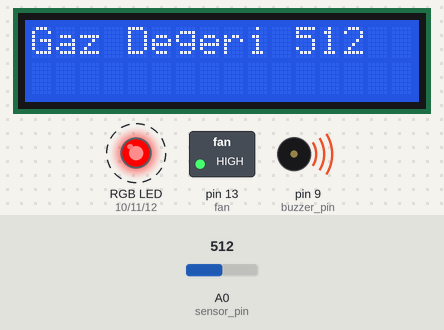
A sketch run on a simulated Arduino Uno, built with avr-gcc and run on an emulated ATmega328P. Parts: 16×2 character LCD, switched loads named in the sketch (green lamp = pin HIGH), an RGB LED mixed from three pins (HIGH = lit), buzzer (waves = sounding). Dashed ring = blinking. The test bench sets the inputs (shaded band); at power-on: A0 (sensor_pin) = 512. What the sketch prints to the serial monitor is not drawn.

Above: at 5.62 s.
6.3 s: A0 (sensor_pin) set to 315
At 7.5 s:
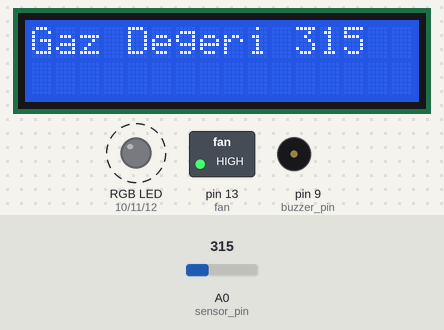
9.7 s: A0 (sensor_pin) set to 287
At 11.1 s:
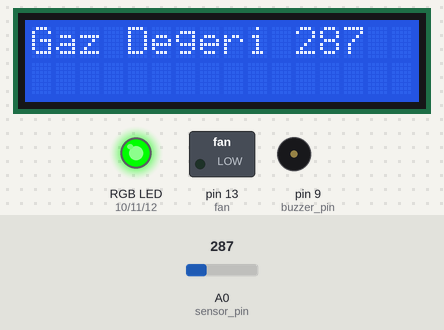
12.0 s: A0 (sensor_pin) set to 306
At 13.1 s:
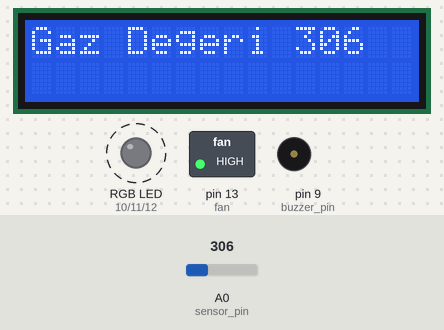
Timing chart, 0 to 20.0 s (numbered marks = the images above; inputs shaded):
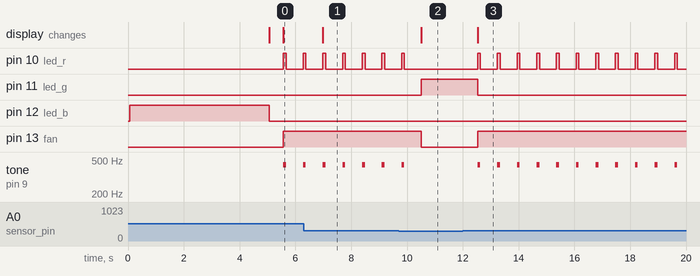

Measured:
- the behaviour switches between 300 and 299 on A0 (sensor_pin) (found by bisection; images 1 and 2)
- after the input at 6.3 s, the display: changes after 0.68 s (image 1)
- after the input at 9.7 s, pin 10 (led_r): goes on until 9.9 s, then stays LOW; pin 11 (led_g): LOW → HIGH after 0.81 s; pin 13 (fan): HIGH → LOW after 0.81 s; tone on pin 9 (buzzer_pin): goes on until 9.9 s, then stays silent; the display: changes after 0.81 s (image 2)
- after the input at 12.0 s, pin 10 (led_r): alternates HIGH for 0.10 s and LOW for 0.61 s, starting after 0.53 s; pin 11 (led_g): HIGH → LOW after 0.53 s; pin 13 (fan): LOW → HIGH after 0.53 s; tone on pin 9 (buzzer_pin): alternates 440 Hz for 0.10 s and silent for 0.61 s, starting after 0.53 s; the display: changes after 0.53 s (image 3)
- by itself, pin 10 (led_r): alternates HIGH for 0.10 s and LOW for 0.61 s
- by itself, tone on pin 9 (buzzer_pin): alternates 440 Hz for 0.10 s and silent for 0.61 s

The sketch:

gazSensor.ino
```cpp
//Gaz Sensörü,Buzzer

#include<LiquidCrystal.h>
LiquidCrystal lcd(8,7,6,5,4,3);
//Sensör pinlerimizi tanımlıyoruz:
#define sensor_pin A0
#define buzzer_pin 9
//RGB LED'imizin çıkış pinlerini tanımlıyoruz:
#define led_r 10
#define led_g 11
#define led_b 12
#define fan 13
//Sensörün çalışması için gerekli ön ısıtma süresini 5sn olarak belirliyoruz
#define preheat_time 5000
//Alarmın çalması için gerekli eşik değerini 300 olarak belirliyoruz.
#define threshold 300


void setup() {
  //Alarm için kullanacağımız buzzer ve LED'leri çıkış olarak tanımlıyoruz
  lcd.begin(16,2);
  pinMode(buzzer_pin, OUTPUT);
  pinMode(led_r, OUTPUT);
  pinMode(led_g, OUTPUT);
  pinMode(led_b, OUTPUT);
  pinMode(fan,OUTPUT);
  //Varsayılan olarak LED'in sönük kalmasını sağlıyoruz
  digitalWrite(led_r, LOW);
  digitalWrite(led_g, LOW);
  digitalWrite(led_b, LOW);
  digitalWrite(fan,LOW);

  //Sensör değerini seri monitörden görebilmemiz için seri haberleşmeyi başlatıyoruz:
  Serial.begin(9600);
  //İlk 5sn boyunca sensörün ısınmasını bekliyoruz. Bu esnada LED mavi renkte yanıyor:
  Serial.println("Sensor isitiliyor...");
  lcd.print("Sensor isiniyor...");
  digitalWrite(led_b, HIGH);
  delay(preheat_time);
  lcd.clear();
  //Isıma işlemi için gereken 5sn süre tamamlandığında mavi LED'i söndürüyoruz:
  digitalWrite(led_b, LOW);
  delay(1);

}

void loop() {
          //analogRead() fonksiyonu ile sensör değerini ölçüyoruz ve bir değişken içerisinde tutuyoruz:
        int sensorValue = analogRead(sensor_pin);
        delay(500);
        lcd.clear();
        lcd.print("Gaz Degeri ");
        lcd.print(sensorValue);
        //Sensör değeri belirlediğimiz eşik değerinden yüksek ise alarm() fonksiyonunu çağırıyoruz:
        if (sensorValue >= threshold){
        alarm(100);
        }
        //Alarmın çalmadığı durumda LED'in yeşil yanmasını istiyoruz:
        else{
        digitalWrite(led_g, HIGH);
        //Sensör değerini bilgisayarımızdan görebilmek için seri monitöre yazıyoruz:
        digitalWrite(fan,LOW);
        }
        Serial.println(sensorValue);
        delay(1);

}

//Alarm fonksiyonumuzu tanımlıyoruz. Bu fonksiyon parametre olarak buzzerın ötüp ve LED'in yanıp söneceği süreyi almakta.

void alarm(unsigned int duration)
{
//Buzzer'ın 440Hz'te (la notası) ses üretmesini istiyoruz:
tone(buzzer_pin, 440);
digitalWrite(fan,HIGH);
//Normal durumda yeşil yanmakta olan LED'i söndürüp kırmızı renkte yakıyoruz:
digitalWrite(led_r, HIGH);
digitalWrite(led_g, LOW);
delay(duration);
noTone(buzzer_pin);
digitalWrite(led_r, LOW);
digitalWrite(led_g, LOW);
delay(duration);
}
```
